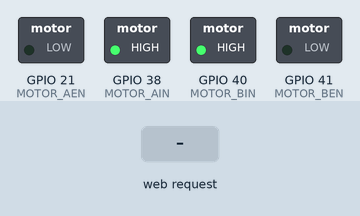
Bench run of a sketch on a simulated ESP32. Parts: switched loads named in the sketch (green lamp = pin HIGH). Inputs (shaded band) come from the test bench. WiFi joins after 1.5 s; servers stay silent unless stated; what the sketch prints to the serial monitor is not drawn.

Above: at 3.2 s.
3.3 s: HTTP request GET /cmd?d=f received
At 3.8 s:
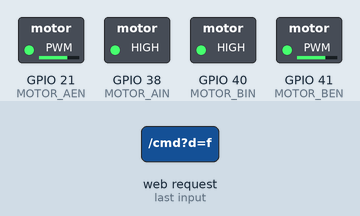
6.3 s: HTTP request GET /cmd?d=b received
At 7.3 s:
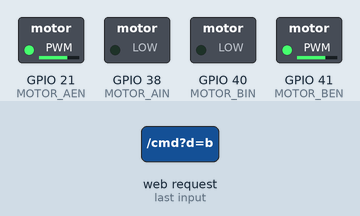
9.3 s: HTTP request GET /cmd?d=l received
At 10.5 s:
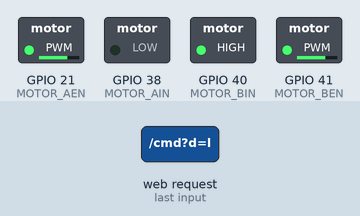
12.3 s: HTTP request GET /cmd?d=r received
At 13.0 s:
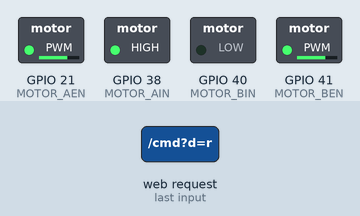
Timing chart, 0 to 15.3 s (numbered marks = the images above; inputs shaded):
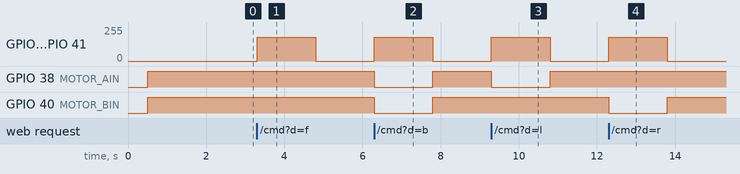

Measured:
- after the input at 3.3 s, GPIO 21 (MOTOR_AEN), GPIO 41 (MOTOR_BEN): 0/255 → 179/255 at once, → 0/255 1.5 s later
- after the input at 6.3 s, GPIO 21 (MOTOR_AEN), GPIO 41 (MOTOR_BEN): 0/255 → 179/255 at once, → 0/255 1.5 s later; GPIO 38 (MOTOR_AIN), GPIO 40 (MOTOR_BIN): HIGH → LOW at once, → HIGH 1.5 s later
- after the input at 9.3 s, GPIO 21 (MOTOR_AEN), GPIO 41 (MOTOR_BEN): 0/255 → 179/255 at once, → 0/255 1.5 s later; GPIO 38 (MOTOR_AIN): HIGH → LOW at once, → HIGH 1.5 s later
- after the input at 12.3 s, GPIO 21 (MOTOR_AEN), GPIO 41 (MOTOR_BEN): 0/255 → 179/255 at once, → 0/255 1.5 s later; GPIO 40 (MOTOR_BIN): HIGH → LOW at once, → HIGH 1.5 s later

The sketch:

14_WiFi_Car_Control.ino
```cpp
#include <WiFi.h>
#include <WebServer.h>
#include "webpage.h"  // Web page content

// ===== Wi-Fi =====
// Only supports 2.4 GHz
const char* WIFI_SSID = "Your WiFi name";
const char* WIFI_PASS = "Your WiFi password";

// ===== Pins =====
#define MOTOR_AIN 38  // Channel A direction
#define MOTOR_AEN 21  // Channel A speed control
#define MOTOR_BIN 40  // Channel B direction
#define MOTOR_BEN 41  // Channel B speed control

// ===== Speed =====
#define SPEED_RUN  180  // Forward
#define SPEED_TURN 180  // Spin in place

// Auto-stop when a command times out (ms)
// Prevents loss of control on packet loss or when the phone screen locks
#define STOP_AFTER 1500

WebServer server(80);
unsigned long lastCmdTime = 0;

void setup() {
  Serial.begin(115200);
  delay(500);

  pinMode(MOTOR_BIN, OUTPUT);
  pinMode(MOTOR_AIN, OUTPUT);
  ledcAttach(MOTOR_BEN, 1000, 8);
  ledcAttach(MOTOR_AEN, 1000, 8);
  stopCar();

  Serial.print("Connecting to ");
  Serial.println(WIFI_SSID);
  WiFi.mode(WIFI_STA);
  WiFi.begin(WIFI_SSID, WIFI_PASS);

  // Block until the connection succeeds
  while (WiFi.status() != WL_CONNECTED) {
    delay(500);
    Serial.print(".");
  }
  Serial.println();
  Serial.println("WiFi connected");
  Serial.print("Board IP: ");
  Serial.println(WiFi.localIP());   // Open this address in a phone browser

  server.on("/", []() {
    server.send_P(200, "text/html; charset=utf-8", index_html);
  });

  // Single entry point for web page buttons; d is the direction
  server.on("/cmd", []() {
    String d = server.arg("d");
    runCmd(d);
    server.send(200, "text/plain", "ok");
  });

  server.begin();
  Serial.println("Remote control car is ready");
}

void loop() {
  server.handleClient();  // Must be called continuously

  // Stop on timeout
  if (millis() - lastCmdTime > STOP_AFTER) {
    stopCar();
  }
}

// Command dispatch
void runCmd(String d) {
  lastCmdTime = millis();   // Refresh the timeout timer

  if (d == "f") {
    Serial.println("Forward");
    goForward(SPEED_RUN);
  } else if (d == "b") {
    Serial.println("Backward");
    goBackward(SPEED_RUN);
  } else if (d == "l") {
    Serial.println("Turn left");
    spinLeft(SPEED_TURN);
  } else if (d == "r") {
    Serial.println("Turn right");
    spinRight(SPEED_TURN);
  } else {
    Serial.println("Stop");
    stopCar();
  }
}

// ===== Motor driver =====
// Channel A drives the left wheel, channel B the right wheel, as in Lesson 7
// If left and right are reversed, swap the two sections below
void driveMotors(int leftSpeed, int rightSpeed) {
  leftSpeed  = constrain(leftSpeed,  -255, 255);
  rightSpeed = constrain(rightSpeed, -255, 255);

  if (rightSpeed >= 0) {
    digitalWrite(MOTOR_BIN, HIGH);
    ledcWrite(MOTOR_BEN, rightSpeed);
  } else {
    digitalWrite(MOTOR_BIN, LOW);
    ledcWrite(MOTOR_BEN, -rightSpeed);
  }

  if (leftSpeed >= 0) {
    digitalWrite(MOTOR_AIN, HIGH);
    ledcWrite(MOTOR_AEN, leftSpeed);
  } else {
    digitalWrite(MOTOR_AIN, LOW);
    ledcWrite(MOTOR_AEN, -leftSpeed);
  }
}

void goForward(int speed)  { driveMotors(speed, speed); }
void goBackward(int speed) { driveMotors(-speed, -speed); }
void spinLeft(int speed)   { driveMotors(-speed, speed); }
void spinRight(int speed)  { driveMotors(speed, -speed); }
void stopCar()             { driveMotors(0, 0); }
```

webpage.h
```cpp
#ifndef WEBPAGE_H
#define WEBPAGE_H

// Web page content is stored separately

const char index_html[] PROGMEM = R"rawliteral(
<!DOCTYPE html><html><head>
<meta charset="utf-8">
<meta name="viewport" content="width=device-width,initial-scale=1,user-scalable=no">
<title>Mini Tracked Tank V4.0 - Remote Control Car</title>
<style>
body{font-family:-apple-system,"Microsoft YaHei",sans-serif;text-align:center;background:#f2f3f5;margin:0;padding:16px}
.card{background:#fff;border-radius:14px;padding:16px;max-width:420px;margin:0 auto}
h2{margin:4px 0 16px;font-size:20px}
.grid{display:grid;grid-template-columns:repeat(3,1fr);gap:10px}
button{height:72px;font-size:24px;border:none;border-radius:14px;color:#fff;cursor:pointer;
       -webkit-user-select:none;user-select:none;-webkit-tap-highlight-color:transparent;touch-action:none}
.f{background:#4caf50}.b{background:#f44336}.l{background:#ff9800}
.r{background:#2196f3}.s{background:#607d8b}
.blank{background:transparent;pointer-events:none}
p{font-size:15px;color:#888;margin-top:14px}
</style></head><body>
<div class="card">
<h2>Hold a direction button to drive</h2>
<div class="grid">
<div class="blank"></div>
<button class="f" onpointerdown="go('f')" onpointerup="go('s')" onpointerleave="go('s')" onpointercancel="go('s')">↑</button>
<div class="blank"></div>

<button class="l" onpointerdown="go('l')" onpointerup="go('s')" onpointerleave="go('s')" onpointercancel="go('s')">←</button>
<button class="s" onclick="go('s')">■</button>
<button class="r" onpointerdown="go('r')" onpointerup="go('s')" onpointerleave="go('s')" onpointercancel="go('s')">→</button>

<div class="blank"></div>
<button class="b" onpointerdown="go('b')" onpointerup="go('s')" onpointerleave="go('s')" onpointercancel="go('s')">↓</button>
<div class="blank"></div>
</div>
<p>Release to stop; it also stops if no command arrives for 1.5 s</p>
</div>
<script>
function go(d){
  fetch('/cmd?d='+d).catch(e=>{});
}
</script>
</body></html>
)rawliteral";

#endif
```
